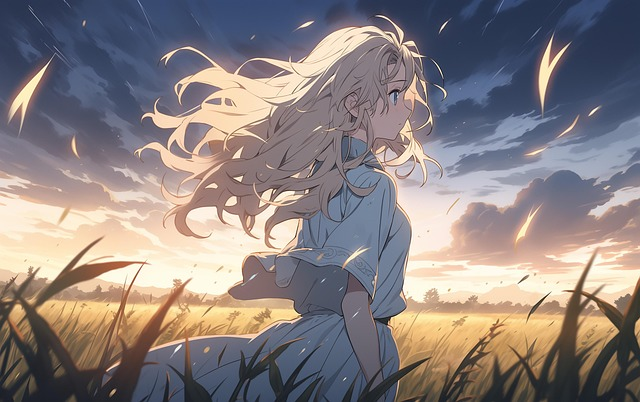
#> input picture imagens/ai-generated-8366447_640.jpg, 640 x 402 px
$ python PI_9.py
#> lines starting #> are read from the running program, lines starting #| are printed output that depends on the picture; after the words box and inside, x2 and y2 are one past the last pixel; in counts of white or black regions, pixels touching at a corner belong together
### commons.py
from PIL import Image
import numpy as np

# [10 lines left out: functions extrairMatrizColorida, extrairMatrizCinza, not called in this run]

def extrairMatrizBinaria(caminhoImagem = "imagens/ai-generated-8366447_640.jpg", threshold=128):
    """
    Extrai matriz binária (preto e branco) da imagem.
    Pixels >= threshold viram 1 (branco), abaixo viram 0 (preto).
    """
    image = Image.open(caminhoImagem)
    image = image.convert("L")
    matriz = np.array(image)
    matriz_binaria = (matriz >= threshold).astype(np.uint8)
    return matriz_binaria

def salvarImagem(matrizNova, nomeNovaImagem):
    novaImagem = Image.fromarray(matrizNova)  # Convertendo de volta para imagem
    novaImagem.save(f'imagens/{nomeNovaImagem}')
    novaImagem.show()

### PI_9.py
from commons import extrairMatrizBinaria, salvarImagem
import numpy as np

# Elemento estruturante em cruz 3x3
structuring_element = [
    [0, 1, 0],
    [1, 1, 1],
    [0, 1, 0]
]

def aplicarDilatacao(imagemBinaria):
    alturaImagem = len(imagemBinaria)
    larguraImagem = len(imagemBinaria[0])
    imagemDilatada = [[0 for _ in range(larguraImagem)] for _ in range(alturaImagem)]

    for linha in range(alturaImagem):
        for coluna in range(larguraImagem):
            if imagemBinaria[linha][coluna] == 1:
                # Verifica o elemento estruturante centrado em (linha,coluna)
                for indiceLinhaSE in range(len(structuring_element)):
                    for indiceColunaSE in range(len(structuring_element[0])):
                        if structuring_element[indiceLinhaSE][indiceColunaSE] == 1:
                            novaLinha = linha + indiceLinhaSE - 1  # Centro do SE está em (1,1)
                            novaColuna = coluna + indiceColunaSE - 1
                            if 0 <= novaLinha < alturaImagem and 0 <= novaColuna < larguraImagem:
                                imagemDilatada[novaLinha][novaColuna] = 1
    return imagemDilatada

def aplicarErosao(imagemBinaria):
    alturaImagem = len(imagemBinaria)
    larguraImagem = len(imagemBinaria[0])
    imagemErodida = [[0 for _ in range(larguraImagem)] for _ in range(alturaImagem)]

    for linha in range(alturaImagem):
        for coluna in range(larguraImagem):
            ehValido = True
            for indiceLinhaSE in range(len(structuring_element)):
                for indiceColunaSE in range(len(structuring_element[0])):
                    if structuring_element[indiceLinhaSE][indiceColunaSE] == 1:
                        novaLinha = linha + indiceLinhaSE - 1  # Centro do SE está em (1,1)
                        novaColuna = coluna + indiceColunaSE - 1
                        if 0 <= novaLinha < alturaImagem and 0 <= novaColuna < larguraImagem:
                            if imagemBinaria[novaLinha][novaColuna] != 1:
                                ehValido = False
                                break
                        else:
                            ehValido = False
                if not ehValido:
                    break
            if ehValido:
                imagemErodida[linha][coluna] = 1
    return imagemErodida

def print_image(matrizImagem):
    for linha in matrizImagem:
        print(' '.join(str(pixel) for pixel in linha))

def main():
    imagemBinaria = extrairMatrizBinaria().tolist()
#> in extrairMatrizBinaria, image is the input picture: PIL image 640x402 RGB; mean R, G, B 138.2, 128.8, 128.5
#> in extrairMatrizBinaria, `image = image.convert("L")`:
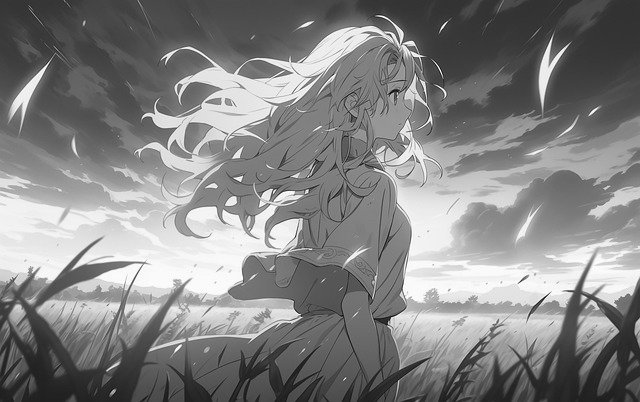
#> image: PIL image 640x402 L; min 4, max 255, mean 131.6
#> in extrairMatrizBinaria, `matriz_binaria = (matriz >= threshold).astype(np.uint8)`:
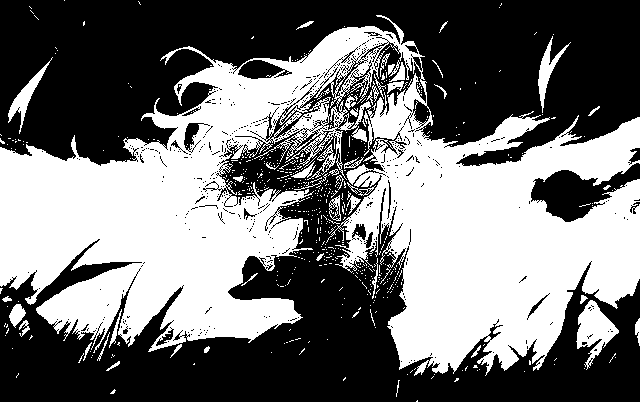
#> matriz_binaria: shape (402, 640); values 0 (black) and 1 (white), 45.3% white; 578 white regions (531 under 20 px), largest, box (x1, y1, x2, y2) and area: (0, 15, 640, 376) 109848, (576, 300, 619, 370) 1354, (8, 57, 53, 134) 651
#> imagemBinaria = 402 items

    # print("Imagem original:")
    # print_image(imagemBinaria)

    print("\nSelecione a operação morfológica:")
    print("1 - Dilatação")
    print("2 - Erosão")
    escolha = int(input())
#> the answer given: 1

    imagemResultado = None
    nomeOperacao = ""
    if escolha == 1:
        imagemResultado = aplicarDilatacao(imagemBinaria)
#> in aplicarDilatacao, `alturaImagem = len(imagemBinaria)`: alturaImagem = 402
#> in aplicarDilatacao, `larguraImagem = len(imagemBinaria[0])`: larguraImagem = 640
#> imagemResultado = 402 items
        nomeOperacao = "dilatacao"
    elif escolha == 2:
        imagemResultado = aplicarErosao(imagemBinaria)
        nomeOperacao = "erosao"
    else:
        print("Opção inválida.")
        return

    # print(f"\nImagem {nomeOperacao}:")
    # print_image(imagemResultado)

    # Converte para 0/255 e salva a imagem
    imagemResultadoNp = np.array(imagemResultado, dtype=np.uint8) * 255
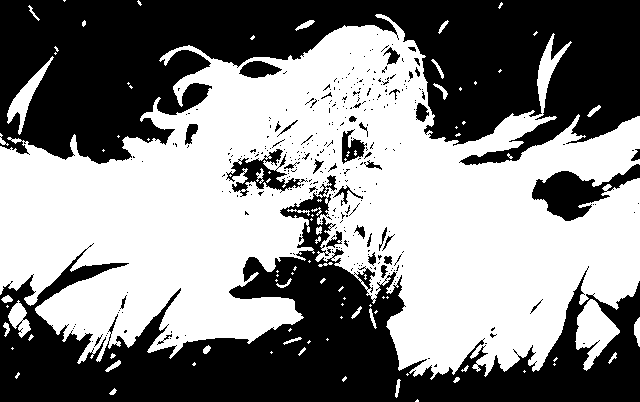
#> imagemResultadoNp: shape (402, 640); 52.5% white; 326 black regions (287 under 20 px), largest, box (x1, y1, x2, y2) and area: (0, 0, 640, 165) 64830, (0, 175, 640, 402) 49928, (532, 164, 640, 221) 2622
    salvarImagem(imagemResultadoNp, f"{nomeOperacao}_cruz.png")

    imagemBinaria = np.array(imagemBinaria, dtype=np.uint8) * 255
    salvarImagem(imagemBinaria, "imagem_binaria.png")

if __name__ == "__main__":
    main()
